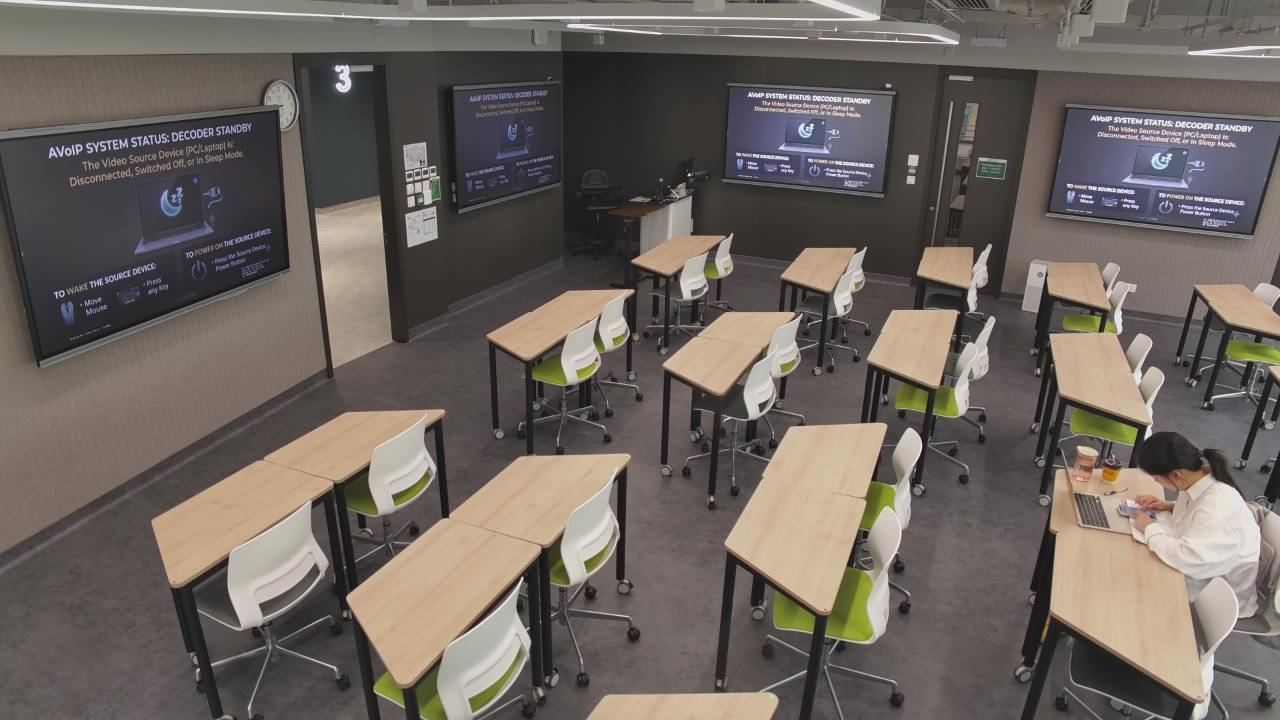
#> input picture [Buddy]/.workbuddy/tmp/sm01.jpg, 1280 x 720 px, given in place of 107.jpg, which was not available
$ python r7_feat.py
#> lines starting #> are read from the running program, lines starting #| are printed output that depends on the picture; pictures that were not available may be replaced by others from this repository, and a replacement may not be noted
### [Buddy]/av_scan.py
#!/usr/bin/env python
# Shek Mun AV room scan -> HTML report with inline camera snapshots.
import os
import re
import json
import time
import base64
import subprocess
import numpy as np
from PIL import Image, ImageDraw, ImageOps, ImageFilter
from scipy import ndimage

OUT = os.path.dirname(os.path.abspath(__file__))
TMP = os.path.join(OUT, '.workbuddy', 'tmp')
SNAP_URL = 'http://10.107.147.121:8080/snapshot.json'
CONFIG = os.path.join(OUT, 'av_monitor_config.json')
CHANGELOG = os.path.join(OUT, 'changelog.md')

# Report engine version. Keep in step with the top entry of changelog.md; it is stamped
# into the HTML report, the email body and the email subject footer so Danny always
# knows which rule set produced a given report.
VERSION = '2.6.1'
# an OUT OF SYNC verdict must repeat on a consecutive run inside this window before it
# is allowed to raise an Abnormal (Danny: avoid one-off false alarms)
SYNC_CONFIRM_WINDOW_S = 3 * 3600

# KDS temperature alarm threshold (deg C) - only at/above this is a room "Abnormal".
# Danny raised it from 45 to 49 on 2026-09-21; the value in av_monitor_config.json wins.
KDS_ALARM = 49
# rooms with at least this many monitored displays must show one common picture
SYNC_MIN_DECODERS = 2
# a disagreeing region must cover at least this share of the largest display's area
# before the room is called OUT OF SYNC (Danny: only flag a *highly* unmatched room)
SYNC_MIN_AREA_RATIO = 0.30
# text that identifies the AVoIP "decoder standby" screen
AVOIP_IDLE_KEYS = ('AVOIP', 'DECODER', 'STANDBY', 'VIDEO SOURCE', 'DISCONNECTED',
                   'SWITCHED OFF', 'SLEEP MODE', 'TO WAKE')
# Narrower evidence that a bright region really IS a TV: an AVoIP decoder standby
# screen can only come from a display, never from a whiteboard / noticeboard.
DISPLAY_TEXT_KEYS = ('AVOIP', 'DECODER', 'STANDBY', 'VIDEO SOURCE', 'DISCONNECTED')

ROOMS = [
    ('101', 'SM-11-01', 'SM-11-01'), ('102', 'SM-11-02', 'SM-11-02'),
    ('103', 'SM-11-03', 'SM-11-03'), ('104', 'SM-11-04', 'SM-11-04'),
    ('105', 'SM-11-05', 'SM-11-05'), ('106', 'SM-11-06', 'SM-11-06'),
    ('107', 'SM-11-07', 'SM-11-07'), ('108', 'SM-11-08', 'SM-11-08'),
    ('109', 'Common Rm', 'Common Area'),
]
# snapshot.json room key -> camera ip suffix
PASS_DIRS = ['s1', 's2', 's3']


# [114 lines left out: functions load_config, kds_alarm, display_spec, display_filter, display_regions, poller_state, not called in this run]


def is_fault(d):
    """Only an explicit `fail` is a fault. `unknown` = not polled yet (see poller_state)."""
    return d.get('status') == 'fail'


def sync_history_path():
    return os.path.join(TMP, 'sync_history.json')


# [67 lines left out: functions load_sync_history, apply_sync_persistence, fetch_snapshot, grab, not called in this run]


def gray(path):
    return np.asarray(Image.open(path).convert('L'), dtype=np.float32)
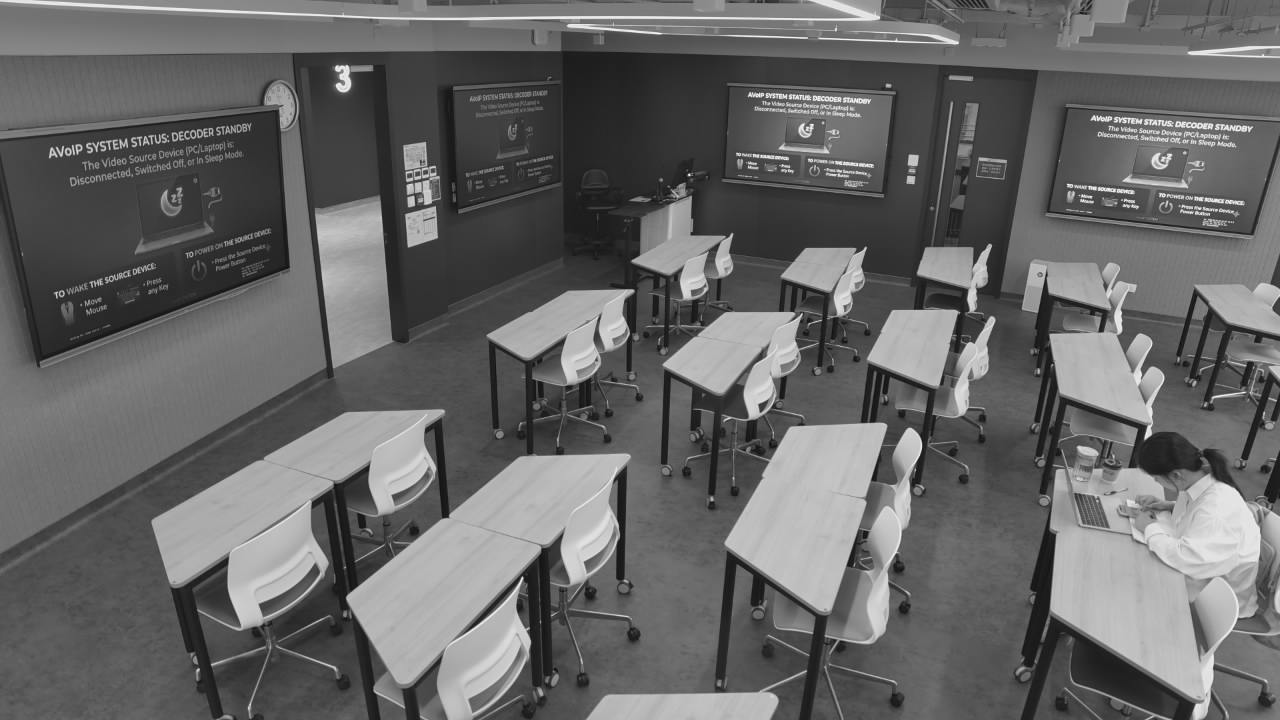
#> returned value: shape (720, 1280) float32; min 6, max 254, mean 102.7


# [78 lines left out: functions refine_box, refine_box_frames, iou, not called in this run]


# tuned on the live SM-11-01 frame (2026-09-28): a 288x176 wall-band blob shrinks to
# 312x180 around the TV panel, a 192x64 blob to 193x65 (spectator band removed), while
# the big 4K TV is kept at 142x170 instead of the 112x96 that cut it in half.
REFINE_TUNE = {'pad': 30, 'edge_frac': 0.85, 'streak': 0.75, 'max_grow': 0.35}


# [45 lines left out: function screens, not called in this run]


_OCR = None


# [30 lines left out: functions get_ocr, ocr_frame, not called in this run]


# v2.6.0 - the lock-screen clock, tolerant of OCR garble on the separator.
# The old pattern was `^\d{1,2}[:.]\d{2}$`, i.e. it demanded a colon or a full stop.
# Danny (2026-09-30, SM-11-06 follow-up): all four SM-11-01 panels were showing the
# SAME Windows lock screen, yet the room reported "2 idle / 2 not idle -> OUT OF SYNC".
# The two "active" panels had simply had their colon eaten by OCR - one read `917`
# and the other `9-17` - so the clock was not recognised, the panel fell through to
# "readable text => content", and the room raised a false Abnormal. On a 220x135 px
# wall TV the colon is a couple of pixels; losing it is routine, not exceptional.
CLOCK_RE = re.compile(r'^\s*(\d{1,2})\s*[:.\-\u2013\u2014 ]\s*(\d{2})\s*$')   # 9:17 9.17 9-17 9 17
CLOCK_BARE_RE = re.compile(r'^\s*(\d{1,2})(\d{2})\s*$')                      # 917 0917


# [16 lines left out: function is_clock, not called in this run]


def region_structure(patch):
    """Shape cues that separate a live Windows/application image from a blank screen."""
    ed = np.abs(np.diff(patch, axis=0))
    return {'rowstd': float(patch.std(axis=1).mean()),
            'hline': float(((ed > 18).mean(axis=1) > 0.55).mean()),
            'std': float(patch.std()),
            'nonflat': float((np.abs(patch - np.median(patch)) > 12).mean()),
            'darkshare': float((patch < 95).mean()),
            'band': text_band(patch)}


# ---------------------------------------------------------------------------
# AVoIP decoder standby - learned visual fingerprint (Danny, 2026-09-28)
# ---------------------------------------------------------------------------
# Danny sent a reference picture of the AVoIP standby screen and asked the audit to
# "learn the pattern", because OCR alone cannot be trusted on it: on SM-11-02 the
# RIGHT panel reads "AVOIP SYSTEM STATUS: DECODER STANDBY" but the LEFT panel - same
# picture, dimmer and softer - returns *nothing*. The left panel then fell through to
# "content not readable" (unknown) while the right was idle, and the mismatched state
# classes made the room report OUT OF SYNC even though both panels were idle.
#
# The screen's signature is a dense block of headline text across the top of the
# panel over a DARK grey background, with a laptop graphic and a two-panel button
# layout below. Measured across live frames:
#
#   panel                        top-band text   dark share (<95)
#   SM-11-02 left  (true)            0.585           0.806
#   SM-11-02 right (true)            0.475           0.670
#   SM-11-08 wall cladding (FALSE)   0.739           0.055
#   Room 1 content slides (FALSE)    0.000           0.24 - 0.29
#
# `band` alone is NOT enough: the patterned wall cladding in SM-11-08 produces just
# as much top-band edge energy as a real headline, and a standby panel seen at a
# steep angle through glass glares up to lum 160-174 and loses its dark background.
# The dark share is what actually identifies the screen - the banner is white text on
# a near-black panel. Both gates must pass.
STANDBY_BAND_MIN = 0.35      # headline rows in the top band for a standby screen
STANDBY_DARK_MIN = 0.55      # the banner sits on a dark panel, not a bright wall
# (was 0.45; raised 2026-09-28 after a dark slide with a top title band on SM-11-01
#  tv3 reached 0.45-0.55 and was wrongly called standby. True AVoIP standby panels
#  measure 0.71-0.81, so 0.55 keeps them with margin.)
STANDBY_LUM_MIN, STANDBY_LUM_MAX = 60, 175
# v2.5.0 - pattern matching for a panel that glare makes unreadable. A panel with no
# text of its own is called standby when its row layout matches a standby panel that
# WAS confirmed in the same room. Measured 2026-09-28: twin standby panels 0.88,
# a content panel in the same test set 0.28 at most -> 0.45 was chosen then.
# v2.5.7 - raised to 0.75. Danny (2026-09-29) saw SM-11-01 sit on CHECK REGION while
# it was really IN SYNC: the centre-right TV is a bright slide (lum 143, dark 0.127)
# yet scored NCC 0.590 against the stored profile, clearing 0.45 and being re-labelled
# Idle - which then disagreed with the right-wall TV and produced a phantom out-of-sync
# alert. Re-measured across every marked panel in the fleet (12 samples): real standby
# panels score 0.99-1.00, real content 0.28-0.59. 0.75 sits in that gap with margin on
# both sides and separates all 12 correctly, where a dark-share gate would have broken
# SM-11-02's left TV (genuine standby at dark 0.079 through window glare).
# v2.6.1 - 0.75 was too strict, and the whole reason it had been raised was misdiagnosed.
# Re-measured across every marked panel in the fleet on 2026-09-30, ground truth from the
# OCR banner, three separate times of day as the light changed:
#   OCR-confirmed standby  0.558 - 1.000   (the 0.558 is SM-11-01 under blue skylight,
#                                           which lifts B-R to 43-58 and washes the panel)
#   content / slide / lock 0.064 - 0.449   (SM-11-02's slide, the one Danny reported,
#                                           tops out at 0.449)
# 0.50 sits in that gap with roughly 0.05 of margin on each side. It also still rejects
# the 0.590 bright slide that made v2.5.7 raise the gate.
STANDBY_NCC_MIN = 0.50
# v2.6.1 - how many row-profile signatures are kept per room. This was 2, and that was
# the real reason the NCC test kept failing: remember_standby_profiles() appends the new
# signature and then stores cur[-limit:], so every learning run EVICTED the oldest one.
# A single bad learning pass therefore destroyed the good reference permanently, and the
# next run's genuine standby panel scored 0.36 against the wreckage - which looked exactly
# like "sunlight broke the matcher" and sent v2.5.7 off to build a colour test instead.
# It was not sunlight: simulating glare on a confirmed standby panel (additive +120,
# multiplicative x2.0, warm-tinted +80) moves its NCC by less than 0.02, because the row
# profile is high-passed and z-normalised before comparison. The reference was simply bad.
# Keeping a pool of 8 and scoring against the best of them (see standby_profiles()) means
# one bad sample can no longer erase a good one.
STANDBY_PROFILE_POOL = 8
# v2.6.1 - the hue test is a COLD-START fallback only: it runs when a room has no learned
# reference at all. It is deliberately not allowed to rescue a panel the layout test
# rejects. SM-11-02's slide measured B-R 9.1 / saturation 22.2 against 17.4 / 20.9 for a
# real standby panel on SM-11-08 - colour cannot separate them - and that slide still
# scores 0.37-0.45 on layout. Letting colour override layout is precisely what produced
# the false "idle" verdict Danny reported on 2026-09-30.
# v2.5.7 - colour signature of the AVoIP standby screen (see standby_hue()). Sunlight
# lifts a standby panel's brightness from ~83 to ~143-169 without changing its colour,
# so absolute brightness / dark-share tests fail on it. Measured across the fleet the
# standby screen is the only surface that is both faintly blue and nearly desaturated:
# B-R 13.6-18.1 with saturation 17.0-21.7, against 101/102 (Win11 wallpaper), 151/152
# (lock screen) and -1.5/3.3 (white slide). Ratios, so exposure-independent.
# v2.6.1 - the v2.5.7 window was far too generous and let real slides through. Danny
# (2026-09-30) reported SM-11-02 "both are in use but not idle": both panels were slides
# measuring B-R 26.8 / 25.1 with saturation 36.6 / 38.9, comfortably inside 8-40 / <=45.
# Fleet-wide re-measure (2026-09-30, 9 OCR-confirmed standby panels vs 4 content panels):
#   saturation : standby  5.4 - 31.7   |   content 36.6 - 169.8
#   B-R        : standby -0.4 - 24.8   |   content 25.1 - 169.7
# Saturation is the sharper of the two, so it carries the decision; B-R is a backstop for
# a saturated-but-dim slide. BR_MIN stays at 8.0 deliberately - a white slide measures
# B-R -1.5 / saturation 3.3 and must keep failing, even though the dimmest real standby
# panel (SM-11-01 left, B-R -0.4) then falls through to the NCC test instead.
STANDBY_HUE_BR_MIN, STANDBY_HUE_BR_MAX = 8.0, 28.0
STANDBY_HUE_SAT_MAX = 34.0
STANDBY_ZOOM_SCALES = (2, 3)
# v2.5.2 - whole-headline matching for a garbled banner (see standby_banner())
STANDBY_BANNER_REF = ('AVOIPSYSTEMSTATUSDECODERSTANDBY',
                      'AVOIPSYSTEMSTATUSDECODERSTANDBYTHEVIDEOSOURCEDEVICE')
STANDBY_BANNER_MIN_RATIO = 0.65
STANDBY_BANNER_MIN_LEN = 18
# v2.5.1 - Windows lock-screen wallpaper signature (see lock_screen_signature()).
# SM-11-08 measured b-g ~90 / g-r ~45 / lum 74-87 on an idle lock screen.
LOCK_BG_DG = 35         # b - g: the pixel is strongly blue
LOCK_BG_DR = 12         # g - r: and the blue comes from the blue channel, not grey
LOCK_BG_MIN_SHARE = 0.45  # share of the panel that must carry that blue
LOCK_MEAN_DG = 60       # panel-level mean b - g (lock 109-111 vs content <= 22)
LOCK_MEAN_DR = 12       # panel-level mean g - r (lock 23-27 vs content <= 6)
LOCK_LUM_MIN, LOCK_LUM_MAX = 45, 135


def text_band(patch, frac=0.30, thr=9):
    """Share of rows in the panel's top band that carry a text line.

    A standby banner sets its headline across the top of the screen, which produces
    dense horizontal edges there. A slide, a desktop or a lock screen puts its hero
    content in the middle, so its top band is flat.
    """
    h = patch.shape[0]
    top = patch[:max(8, int(h * frac)), :]
    if top.shape[1] < 12:
        return 0.0
    ed = np.abs(np.diff(top, axis=1))
    return float((ed.mean(axis=1) > thr).mean())


# [233 lines left out: functions standby_fingerprint, standby_hue, standby_hue_match, standby_row_profile, profile_ncc, lock_screen_signature and 2 more, not called in this run]


# Danny (2026-09-21): Idle means ONLY (a) Windows lock screen, (b) AVoIP decoder
# standby banner, (c) an all-blank screen. A Windows desktop or an application that
# sits static for a long time is still "content on screen" -> In use, not Idle.
# A blank screen is featureless: almost no pixel deviates from the median and the
# row-to-row variation is tiny.
BLANK_NONFLAT_MAX = 0.10
BLANK_ROWSTD_MAX = 12.0


# [744 lines left out: functions classify_texts, display_pill, aggregate_screen_state, measure_panel, standby_profiles, remember_standby_profiles and 10 more, not called in this run]


CSS = """
body{font-family:'Segoe UI',Arial,'Microsoft JhengHei',sans-serif;background:#f5f6f8;
color:#1f2430;margin:0;padding:24px;}
.wrap{max-width:1000px;margin:0 auto;}
h1{font-size:22px;margin:0 0 4px;}
.sub{color:#6b7280;font-size:13px;margin-bottom:18px;}
table.summary{border-collapse:collapse;width:100%;background:#fff;font-size:13px;
box-shadow:0 1px 3px rgba(0,0,0,.08);margin-bottom:24px;}
table.summary th{background:#eef2f7;text-align:left;padding:8px 10px;border:1px solid #dfe3ea;}
table.summary td{padding:8px 10px;border:1px solid #dfe3ea;vertical-align:middle;}
.room{background:#fff;border:1px solid #dfe3ea;border-radius:8px;padding:16px 18px;
margin-bottom:18px;box-shadow:0 1px 3px rgba(0,0,0,.06);}
.room h2{font-size:17px;margin:0 0 10px;padding-bottom:8px;border-bottom:2px solid #eef2f7;}
.room h3{font-size:13px;color:#4b5563;margin:14px 0 6px;text-transform:uppercase;letter-spacing:.4px;}
.pill{display:inline-block;font-size:11px;font-weight:bold;padding:3px 9px;border-radius:10px;
margin-left:8px;vertical-align:middle;}
.p-on{background:#e6f4ea;color:#186a3b;}
.p-off{background:#fce8e6;color:#a52714;}
.p-idle{background:#eef2f7;color:#4b5563;}
.p-sched{background:#fef7e0;color:#8a6100;}
.p-act{background:#e8f0fe;color:#174ea6;}
table.tv{border-collapse:collapse;width:100%;font-size:12.5px;margin-top:6px;}
table.tv th{background:#f3f5f8;text-align:left;padding:6px 8px;border:1px solid #dfe3ea;}
table.tv td{padding:6px 8px;border:1px solid #dfe3ea;vertical-align:top;}
td.shot{width:300px;text-align:center;background:#fafbfc;}
td.shot img{width:280px;border:1px solid #dfe3ea;border-radius:5px;display:block;margin:0 auto 6px;}
td.shot .cap{font-size:11px;color:#6b7280;}
.shotwrap{position:relative;display:inline-block;width:280px;line-height:0;}
.shotwrap img{margin:0 auto;}
.shotwrap .op{position:absolute;border:2px solid #e11d48;background:rgba(225,29,72,.07);}
.shotwrap .op span{position:absolute;top:-13px;left:-2px;background:#e11d48;color:#fff;
font-size:9px;font-weight:bold;padding:1px 4px;border-radius:3px;line-height:1.2;}
.shotwrap .op.stby{border-color:#7c3aed;background:rgba(124,58,237,.07);}
.shotwrap .op.stby span{background:#7c3aed;}
.legend{font-size:11px;color:#6b7280;margin:6px 0 0;}
.legend i{display:inline-block;width:10px;height:10px;border:2px solid #e11d48;vertical-align:-1px;
margin:0 3px 0 8px;}
.legend i.s{border-color:#7c3aed;}
ul{margin:4px 0 0 18px;padding:0;font-size:13px;}
li{padding:2px 0;}
.warn{background:#fff8e1;border-left:4px solid #f9a825;padding:8px 12px;font-size:13px;margin-top:8px;}
.note{background:#eef2f7;border-left:4px solid #607d8b;padding:8px 12px;font-size:12px;
color:#455a64;margin-bottom:18px;}
.ok{color:#186a3b;font-weight:bold;} .bad{color:#a52714;font-weight:bold;}
.muted{color:#4b5563;font-weight:bold;}
.foot{color:#6b7280;font-size:12px;margin-top:20px;border-top:1px solid #dfe3ea;padding-top:10px;}
"""


# [294 lines left out: functions overlay_html, build_html, not called in this run]


# [25 lines that do not run on import are left out]

### [Buddy]/.workbuddy/tmp/r7_feat.py
# -*- coding: utf-8 -*-
import sys, os, subprocess, time
import numpy as np
from PIL import Image, ImageFilter, ImageOps
sys.path.insert(0, r"C:/Work/Projects/ShekMun/[Buddy]")
import av_scan

TMP = r"C:/Work/Projects/ShekMun/[Buddy]/.workbuddy/tmp/feat"; os.makedirs(TMP, exist_ok=True)
def grab(ip):
    p = os.path.join(TMP, "%s.jpg" % ip)
    subprocess.run(['curl','-s','--max-time','12',
                    'http://172.18.22.%s/snapshot/snapshot'%ip,'-o',p], check=False)
    return p

def hp(a, rad=12):
    im = Image.fromarray(a.astype(np.uint8))
    bl = np.asarray(im.filter(ImageFilter.GaussianBlur(rad)), dtype=np.float32)
    d = a - bl
    d = d - d.min()
    return d / (d.max()+1e-6) * 255.0

def feats(g):
    st = av_scan.region_structure(g)
    h  = hp(g)
    edh = np.abs(np.diff(h, axis=1))
    top = edh[:max(8,int(h.shape[0]*0.30)), :]
    band_hp = float((top.mean(axis=1) > 9).mean())
    return dict(lum=float(g.mean()), band=st['band'], dark=st['darkshare'],
                band_hp=band_hp, std_hp=float(h.std()))

def rowprof(g, n=48):
    h = hp(g)
    ed = np.abs(np.diff(h, axis=1)).mean(axis=1)
    p = np.interp(np.linspace(0,len(ed)-1,n), np.arange(len(ed)), ed)
    return (p - p.mean())/(p.std()+1e-6)

def ncc(a,b): return float((a*b).mean())

CASES = [
 # (label, camera_ip, box, truth)
 ('R7-left  standby?', '107', (179,61,402,196),   'standby'),
 ('R7-right standby?', '107', (802,57,1020,191),  'standby'),
 ('R7-lower bright',   '107', (1004,334,1280,441),'other'),
 ('R2-left  standby',  '102', (255,52,477,189),   'standby'),
 ('R2-right standby',  '102', (861,51,1092,185),  'standby'),
 ('R1-tv1  content',   '101', (2,128,286,352),    'other'),
 ('R1-tv2  content',   '101', (703,116,845,203),  'other'),
 ('R1-tv3  content',   '101', (1014,116,1222,242),'other'),
 ('R1-tv4  content',   '101', (1035,120,1268,250),'other'),
]
cache={}
res={}
for label, ip, box, truth in CASES:
    if ip not in cache: cache[ip] = av_scan.gray(grab(ip))
    g = cache[ip][box[1]:box[3], box[0]:box[2]]
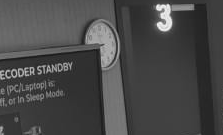
#> g: shape (135, 223) float32; min 21, max 247, mean 72.7
    f = feats(g); f['truth']=truth; f['prof']=rowprof(g)
#> in text_band, `top = patch[:max(8, int(h * frac)), :]`:
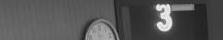
#> top: shape (40, 223) float32; min 24, max 247, mean 84.6
#> in text_band, `ed = np.abs(np.diff(top, axis=1))`:
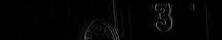
#> ed: shape (40, 222) float32; min 0, max 113, mean 4.2
#> in feats, `st = av_scan.region_structure(g)`: st = {'rowstd': 28.4, 'hline': 0, 'std': 31, 'nonflat': 0.51, 'darkshare': 0.783, 'band': 0}
#> in hp, `bl = np.asarray(im.filter(ImageFilter.GaussianBlur(rad)), dtype=np.flo..`:
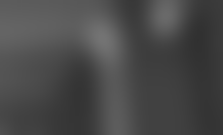
#> bl: shape (135, 223) float32; min 48, max 115, mean 72.7
#> in hp, `d = a - bl`:
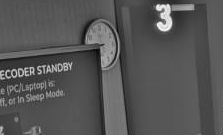
#> d: shape (135, 223) float32; min -79, max 155, mean 0; drawn with min black and max white
#> in feats, `edh = np.abs(np.diff(h, axis=1))`:
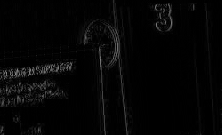
#> edh: shape (135, 222) float32; min 0, max 139.5, mean 5.5
#> in feats, `band_hp = float((top.mean(axis=1) > 9).mean())`: band_hp = 0
#> after `f = feats(g)`: f = {'lum': 72.72, 'band': 0, 'dark': 0.783, 'band_hp': 0, 'std_hp': 25.11}
#> in rowprof, `ed = np.abs(np.diff(h, axis=1)).mean(axis=1)`: ed = 135 values, max 16.53 at index 69, min 1.32 at index 0, mean 5.54
#> in rowprof, `p = np.interp(np.linspace(0,len(ed)-1,n), np.arange(len(ed)), ed)`: p = 48 values, max 16 at index 24, min 1.32 at index 0, mean 5.48
    res[label]=f
    print("%-20s truth=%-8s lum=%5.1f band=%.3f dark=%.3f | band_hp=%.3f std_hp=%5.1f" %
          (label, truth, f['lum'], f['band'], f['dark'], f['band_hp'], f['std_hp']))
#| R7-left  standby?    truth=standby  lum= 72.7 band=0.000 dark=0.783 | band_hp=0.000 std_hp= 25.1
#> (the run stopped early here; a loop or call above may not have finished)
